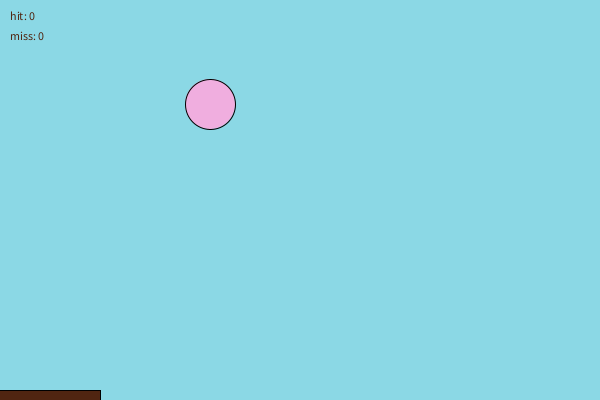
Frame 1 (no input)
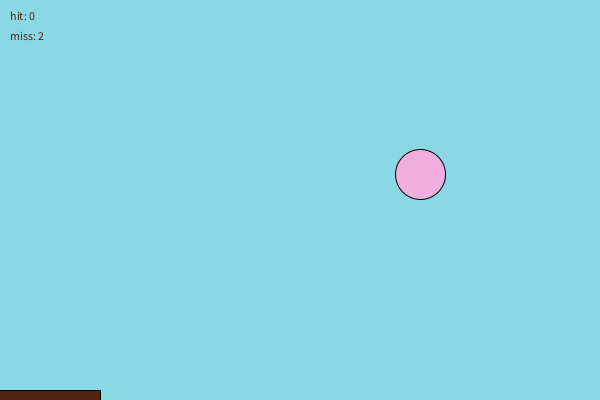
Frame 60 (the mouse pressed at the canvas centre just before this capture)
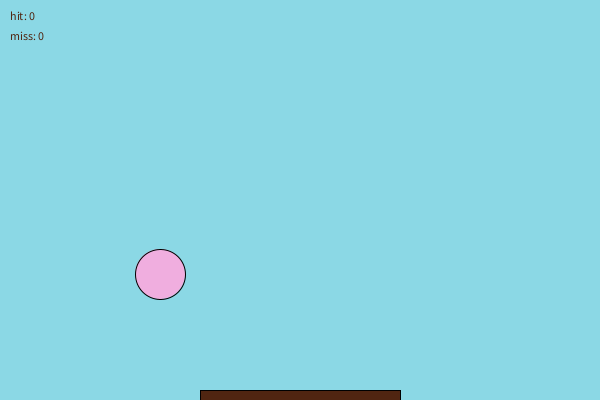
Frame 120 (the mouse held since frame 60 and released just before this capture)

The Processing sketch that drew these frames (run headless with seeded random() and noise(); from frame 60 on, the mouse is pressed at the canvas centre):

// Processing sketch: processing_49513
// ── processing_49513.pde

boolean gameOver = false;

void setup ()
{
  size (600, 400);
}

float ballX = 200;
float ballY = 100;
float speedX = 10;
float speedY = 2;
int hit = 0;
int miss = 0;

void draw ()
{
  if (gameOver) {
    textAlign (CENTER);
    fill(255);
    text ("GAME OVER", width/2, height/2);
    
  }
  else 

      if (mousePressed) { 
      hit = 0; 
      miss = 0;
    }
  float paddle = 1000/ (hit+10);
  if (ballX < 0 || ballX > width) speedX = -speedX;
  if (ballY > height) {
    speedY = -speedY;
    float distance = abs (mouseX - ballX);
    if (distance < paddle) hit +=1;
    else miss += 1;
  } 
  else speedY += 1;

  speedY += 1;

  ballX += speedX;
  ballY += speedY;

  background (139, 216, 229);
  fill (240, 174, 223);
  ellipse (ballX, ballY, 50, 50);
  fill (80, 37, 17);
  rect (mouseX-100, height-10, 200, 10);

  text ("hit: " + hit, 10, 20);
  text ("miss: " + miss, 10, 40);
}
